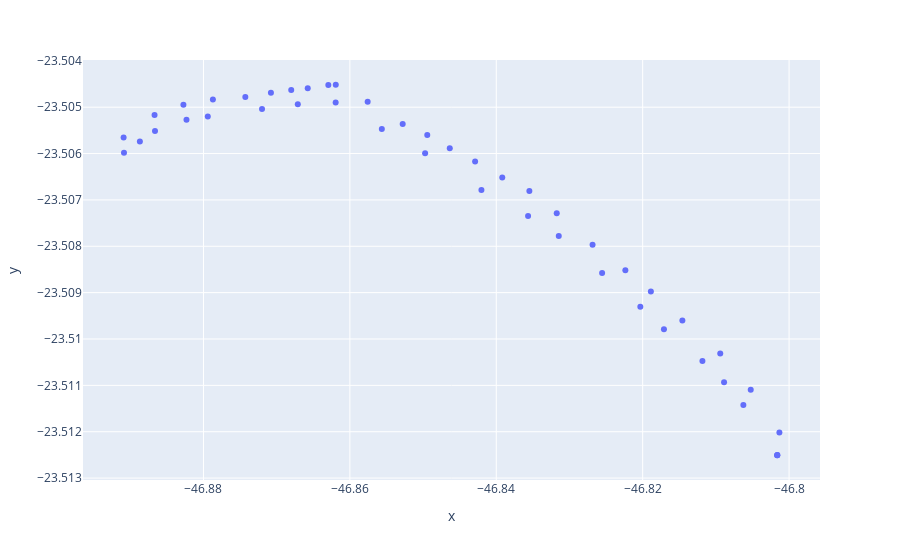

Write notebook code for a chart like this one.
### Code cell
import plotly.express as px
import pandas as pd

df = pd.DataFrame(coords)
fig = px.scatter(df, x=latit, y=long)
fig.show()

### Figure 1 — Plotly figure (JSON) as saved in the notebook; plotly's stock layout.template omitted (floating-point values rounded to 4 significant figures)
{"data": [{"hovertemplate": "x=%{x}<br>y=%{y}<extra></extra>", "legendgroup": "", "marker": {"color": "#636efa", "symbol": "circle"}, "mode": "markers", "name": "", "showlegend": false, "type": "scatter", "x": [-46.8, -46.8, -46.8, -46.81, -46.81, -46.81, -46.82, -46.82, -46.83, -46.83, -46.84, -46.84, -46.84, -46.85, -46.85, -46.85, -46.86, -46.86, -46.86, -46.87, -46.87, -46.87, -46.87, -46.88, -46.88, -46.89, -46.89, -46.89, -46.89, -46.89, -46.88, -46.88, -46.87, -46.87, -46.86, -46.86, -46.85, -46.84, -46.84, -46.83, -46.83, -46.82, -46.82, -46.81, -46.81, -46.81, -46.8], "xaxis": "x", "y": [-23.51, -23.51, -23.51, -23.51, -23.51, -23.51, -23.51, -23.51, -23.51, -23.51, -23.51, -23.51, -23.51, -23.51, -23.51, -23.51, -23.5, -23.5, -23.5, -23.5, -23.5, -23.5, -23.5, -23.5, -23.5, -23.51, -23.51, -23.51, -23.51, -23.51, -23.51, -23.51, -23.51, -23.5, -23.5, -23.51, -23.51, -23.51, -23.51, -23.51, -23.51, -23.51, -23.51, -23.51, -23.51, -23.51, -23.51], "yaxis": "y"}], "layout": {"legend": {"tracegroupgap": 0}, "margin": {"t": 60}, "xaxis": {"anchor": "y", "domain": [0, 1], "title": {"text": "x"}}, "yaxis": {"anchor": "x", "domain": [0, 1], "title": {"text": "y"}}}}
